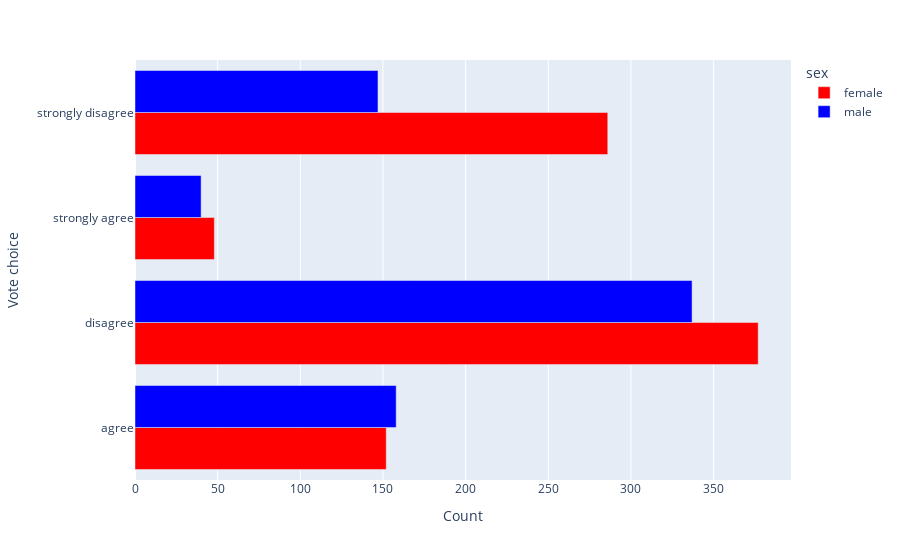

Source (notebook cell):
### Code cell
fig = px.bar(barplot_df, x='count', y='male_breadwinner', color='sex',
             color_discrete_map = {'male':'blue', 'female':'red'},
            labels={'male_breadwinner':'Vote choice', 'count':'Count'},
            #title = 'Vote choice for male_breadwinner by gender',
            hover_data = ['sex', 'male_breadwinner', 'count'],
            #text='sex',
            barmode = 'group')
fig.update_layout(showlegend=True)
fig.update(layout=dict(title=dict(x=0.5)))
fig.show()

### Figure 1 — Plotly figure (JSON) as saved in the notebook; plotly's stock layout.template omitted (floating-point values rounded to 4 significant figures)
{"data": [{"alignmentgroup": "True", "customdata": [["female"], ["female"], ["female"], ["female"]], "hovertemplate": "sex=%{customdata[0]}<br>Count=%{x}<br>Vote choice=%{y}<extra></extra>", "legendgroup": "female", "marker": {"color": "red", "pattern": {"shape": ""}}, "name": "female", "offsetgroup": "female", "orientation": "h", "showlegend": true, "textposition": "auto", "type": "bar", "x": [152, 377, 48, 286], "xaxis": "x", "y": ["agree", "disagree", "strongly agree", "strongly disagree"], "yaxis": "y"}, {"alignmentgroup": "True", "customdata": [["male"], ["male"], ["male"], ["male"]], "hovertemplate": "sex=%{customdata[0]}<br>Count=%{x}<br>Vote choice=%{y}<extra></extra>", "legendgroup": "male", "marker": {"color": "blue", "pattern": {"shape": ""}}, "name": "male", "offsetgroup": "male", "orientation": "h", "showlegend": true, "textposition": "auto", "type": "bar", "x": [158, 337, 40, 147], "xaxis": "x", "y": ["agree", "disagree", "strongly agree", "strongly disagree"], "yaxis": "y"}], "layout": {"barmode": "group", "legend": {"title": {"text": "sex"}, "tracegroupgap": 0}, "margin": {"t": 60}, "showlegend": true, "title": {"x": 0.5}, "xaxis": {"anchor": "y", "domain": [0, 1], "title": {"text": "Count"}}, "yaxis": {"anchor": "x", "domain": [0, 1], "title": {"text": "Vote choice"}}}}
